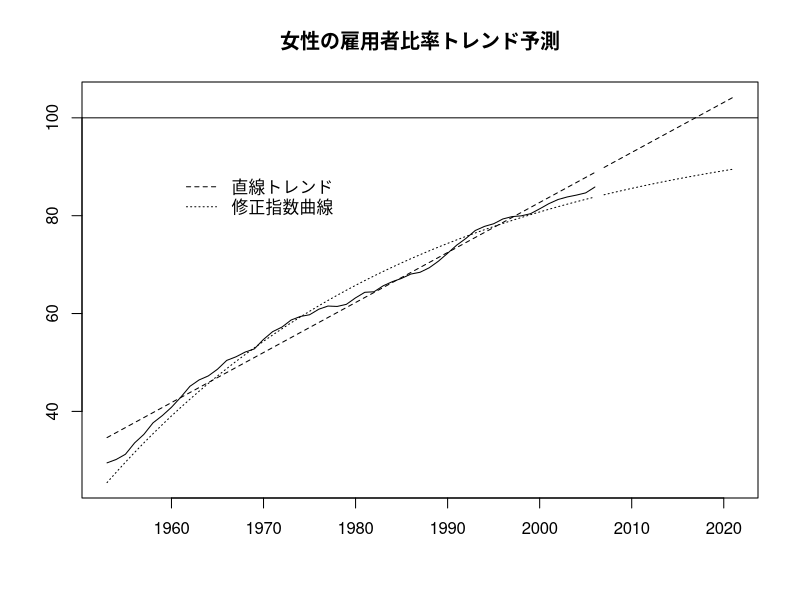

This figure's R source:
xdata <- read.csv("../data/Labor.csv", skip=2, header=TRUE)
r_emp <- ts(xdata$rate_employee, start=c(1953), frequency=1)

# 直線トレンドの推計
time <- seq(1:length(r_emp))
kaiki <- lm(r_emp~time)
trnd1 <- ts(kaiki$fitted, start=c(1953), frequency=1)

#推計された切片、傾きを取り出し15年分の予測値を作る
alpha <- kaiki$coef[1];beta<- kaiki$coef[2]
time2 <- seq(length(time)+1,  length(time)+15)
( yest1 <- ts((alpha+beta*time2), start=c(2007), frequency=1) )

#修正指数曲線
z <- log(100 - r_emp)
kaiki2 <- lm(z~time)
yhat <- 100-exp(kaiki2$fitted)
yhat2 <- ts(yhat, start=c(1953), frequency=1)
b <- exp(kaiki2$coef[1])
r <- -1*kaiki2$coef[2]
yest2 <- ts((100-b*exp(-1*r*time2)), start=c(2007), frequency=1)

# グラフに書く
ttl <- "女性の雇用者比率トレンド予測"
ts.plot(r_emp, trnd1, yest1, yhat2, yest2, type="l", lty=c(1, 2, 2, 3, 3), main=ttl, xlab="")
abline(h=100, col=1)
han <- c("直線トレンド", "修正指数曲線")
legend(1960, 90, legend=han, lty=c(2, 3), box.lty=0)
